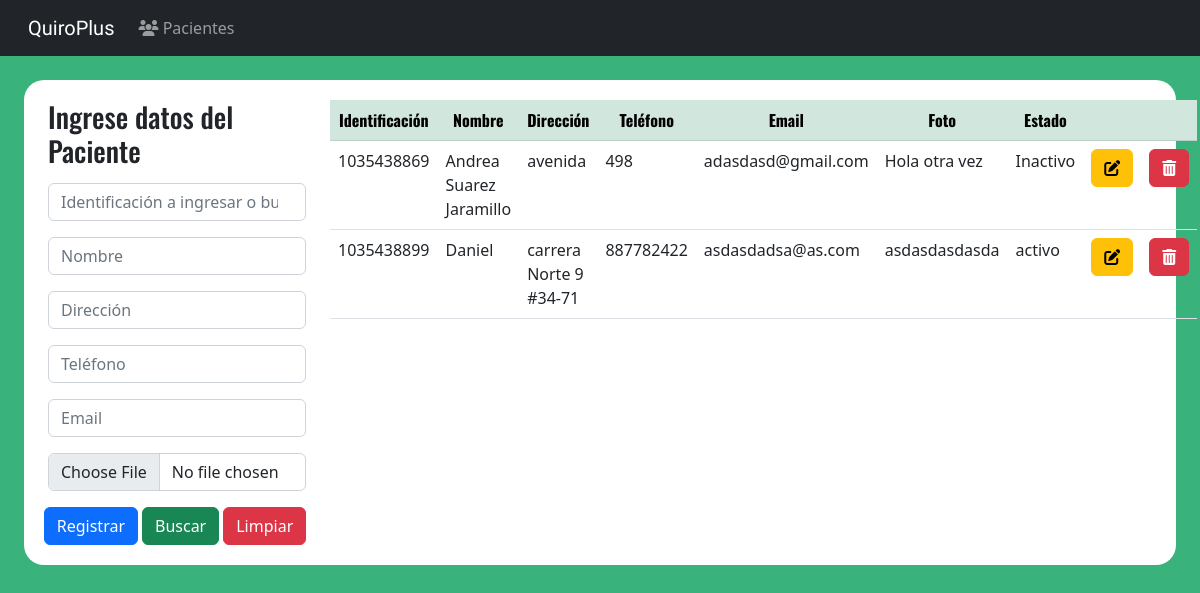
The page / on the database its author committed.
### tables this page shows
CREATE TABLE `paciente` (
  `idPaciente` int(11) NOT NULL,
  `nombrePaciente` varchar(50) NOT NULL,
  `direccion` varchar(70) NOT NULL,
  `telefono` varchar(20) NOT NULL,
  `email` varchar(50) NOT NULL,
  `imagen` varchar(45) DEFAULT NULL,
  `estado` varchar(20) NOT NULL DEFAULT 'activo'
);

### index.php (the view, shortened to what this page needs)
<?php
    $con=mysqli_connect("localhost","root","","qpdata");
    $sql="SELECT *  FROM paciente";
    $query=mysqli_query($con,$sql);
?>
<!DOCTYPE html>
<html lang="es">
<head>
    <link href="https://cdn.jsdelivr.net/npm/bootstrap@5.2.0-beta1/dist/css/bootstrap.min.css" rel="stylesheet">
    <link rel="stylesheet" href="styles.css">
</head>
<body class="body_db">
    <header>
        <nav class="navbar navbar-expand-lg navbar-dark bg-dark">
            <div class="container-fluid text-white">
                <a class="navbar-brand rockSalt ms-3" href="index.php">QuiroPlus</a>
                <div class="collapse navbar-collapse" id="navbarSupportedContent">
                    <ul class="navbar-nav me-auto mb-2 mb-lg-0">
                        <li class="nav-item">
                            <a class="nav-link" href="index.php">
                                <i class="fas fa-users"></i>
                                Pacientes</a>
                        </li>
                    </ul>
                </div>
            </div>
        </nav>
    </header>
    <main class="db_table">
        <div class="container-fluid mt-2 mb-2">
                <div class="row">
                    <div class="col-md-3">
                        <h3 class="oswald d-flex justify-content-center mb-3">Ingrese datos del Paciente</h3>
                            <form action="index.php" method="POST" enctype="multipart/form-data">
                                <input type="number" class="form-control mb-3" name="idPaciente" placeholder="Identificación a ingresar o buscar"
                                <?php
                                if(isset($_POST['buscar_paciente'])){
                                    if(!empty($_POST["idPaciente"])){
                                        if (mysqli_num_rows($result) == 1) {
                                        ?>value="<?php echo $row['idPaciente']?>"<?php
                                ;}}}?>}>
                                <input type="text" class="form-control mb-3" name="nombrePaciente" placeholder="Nombre"
                                <?php
                                if(isset($_POST['buscar_paciente'])){
                                    if(!empty($_POST["idPaciente"])){
                                        if (mysqli_num_rows($result) == 1) {
                                        ?>value="<?php echo $row['nombrePaciente']?>"<?php
                                ;}}}?>}>
                                <input type="text" class="form-control mb-3" name="direccion" placeholder="Dirección"
                                <?php
                                if(isset($_POST['buscar_paciente'])){
                                    if(!empty($_POST["idPaciente"])){
                                        if (mysqli_num_rows($result) == 1) {
                                        ?>value="<?php echo $row['direccion']?>"<?php
                                ;}}}?>}>
                                <input type="text" class="form-control mb-3" name="telefono" placeholder="Teléfono"
                                <?php
                                if(isset($_POST['buscar_paciente'])){
                                    if(!empty($_POST["idPaciente"])){
                                        if (mysqli_num_rows($result) == 1) {
                                        ?>value="<?php echo $row['telefono']?>"<?php
                                ;}}}?>}>
                                <input type="email" class="form-control mb-3" name="email" placeholder="Email"
                                <?php
                                if(isset($_POST['buscar_paciente'])){
                                    if(!empty($_POST["idPaciente"])){
                                        if (mysqli_num_rows($result) == 1) {
                                        ?>value="<?php echo $row['email']?>"<?php
                                ;}}}?>}>
                                <input type="file" class="form-control mb-3" name="imagen" placeholder="Foto">
                                <div class="d-flex justify-content-center">
                                    <input type="submit" class="btn btn-primary me-1" value="Registrar" name="enviar_paciente">
                                    <input type="submit" class="btn btn-success me-1" value="Buscar" name="buscar_paciente">
                                    <input type="submit" class="btn btn-danger me-1" value="Limpiar" name="limpiar_campos">
                                </div>
                            </form>
                    </div>
                    <div class="col-md-9">
                        <table class="table" >
                            <thead class="table-success table-striped oswald">
                                <tr>
                                    <th scope="col" class="theader">Identificación</th>
                                    <th scope="col" width="20%" style="margin-right: 0;"class="theader">Nombre</th>
                                    <th scope="col" width="15%" style="margin-right: 0;"class="theader">Dirección</th>
                                    <th scope="col" class="theader">Teléfono</th>
                                    <th scope="col" class="theader">Email</th>
                                    <th scope="col" class="theader">Foto</th>
                                    <th scope="col" class="theader">Estado</th>
                                    <th></th>
                                    <th></th>
                                </tr>
                            </thead>
                            <tbody>
                                <?php while($row=mysqli_fetch_array($query)): ?>
                                    <tr>
                                        <td><?php echo $row['idPaciente']; ?></td>
                                        <td><?php echo $row['nombrePaciente']; ?></td>
                                        <td><?php echo $row['direccion']; ?></td>
                                        <td><?php echo $row['telefono']; ?></td>
                                        <td><?php echo $row['email']; ?></td>
                                        <td><?php echo $row['imagen']; ?></td>
                                        <td><?php echo $row['estado']; ?></td>
                                        <td>
                                            <a href="edit_paciente.php?idPaciente=<?php echo $row['idPaciente'];?>" class="btn btn-warning">
                                                <i class="fas fa-edit"></i>
                                            </a>
                                        </td>
                                        <td>
                                            <a href="delete_paciente.php?idPaciente=<?php echo $row['idPaciente'];?>" class="btn btn-danger">
                                                <i class="fas fa-trash-alt"></i>
                                            </a>
                                        </td>
                                    </tr>
                                <?php endwhile; ?>
                            </tbody>
                        </table>
                    </div>
                </div>
            </div>
    </main>
</body>
</html>

### styles.css (style rules this page uses)
.body_db { background-color: #39b27c; height: fit-content; }
.rockSalt { font-family: 'Rock Salt', cursive; }
.oswald { font-family: 'Oswald', sans-serif; }
a { text-decoration: none; color: black; }
.db_table { margin-top: 2%; margin-left: 2%; margin-right: 2%; margin-bottom: 2%; border-radius: 20px; background-color: rgb(255, 255, 255); padding: 1%; height: 90%; }
thead { font-weight: bold; }
th { align-items: center; }
.theader { text-align: center; font-size: medium; }
thead { background-color: #1a7bb9;; }

### rows shown on the page
paciente: idPaciente "1035438869", nombrePaciente "Andrea Suarez Jaramillo", direccion "avenida", telefono "498", email "adasdasd@gmail.com", imagen "Hola otra vez", estado "Inactivo"
paciente: idPaciente "1035438899", nombrePaciente "Daniel", direccion "carrera Norte 9 #34-71", telefono "887782422", email "asdasdadsa@as.com", imagen "asdasdasdasda", estado "activo"
